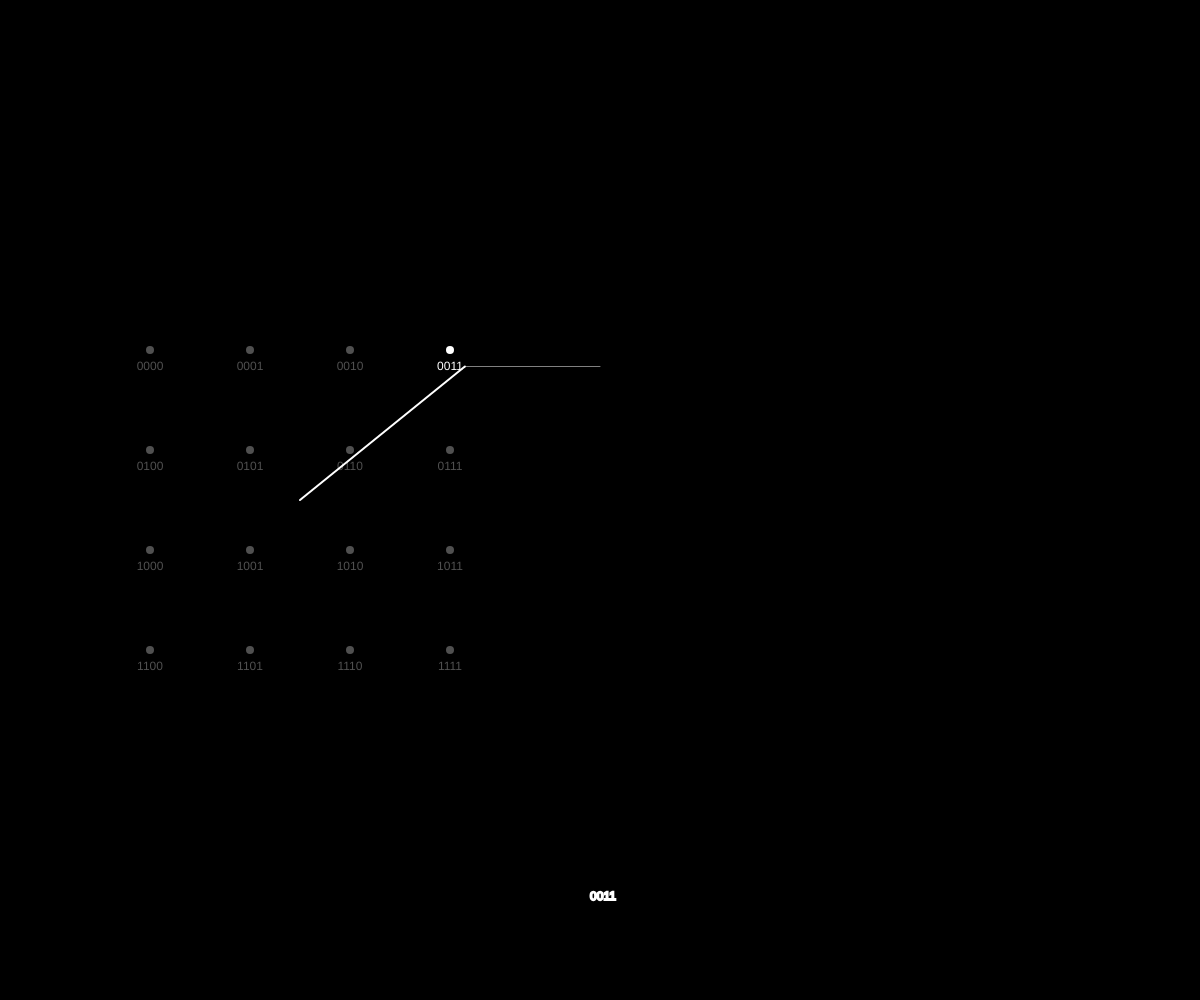
Frame 1 (no input)
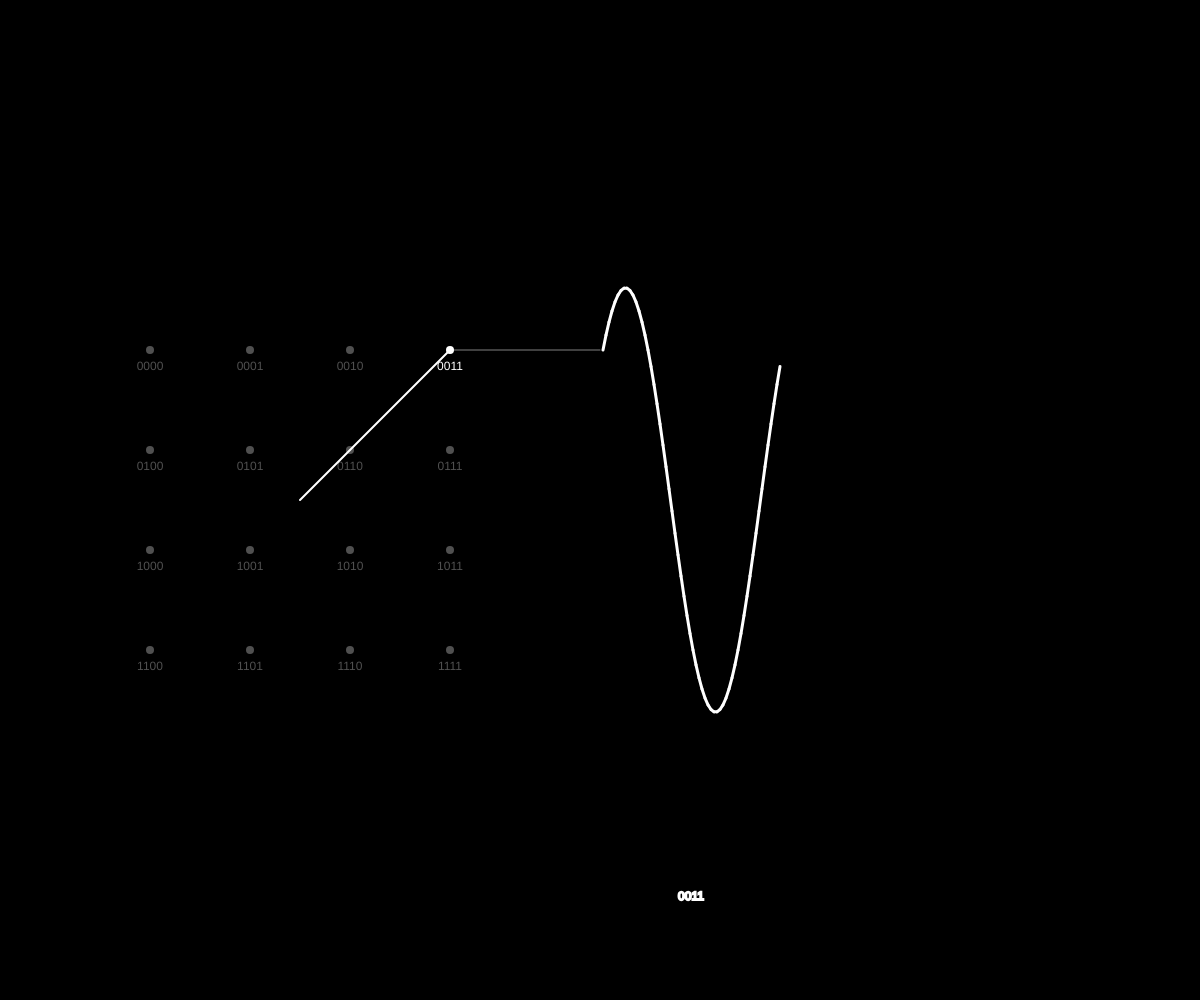
Frame 60 (no input)
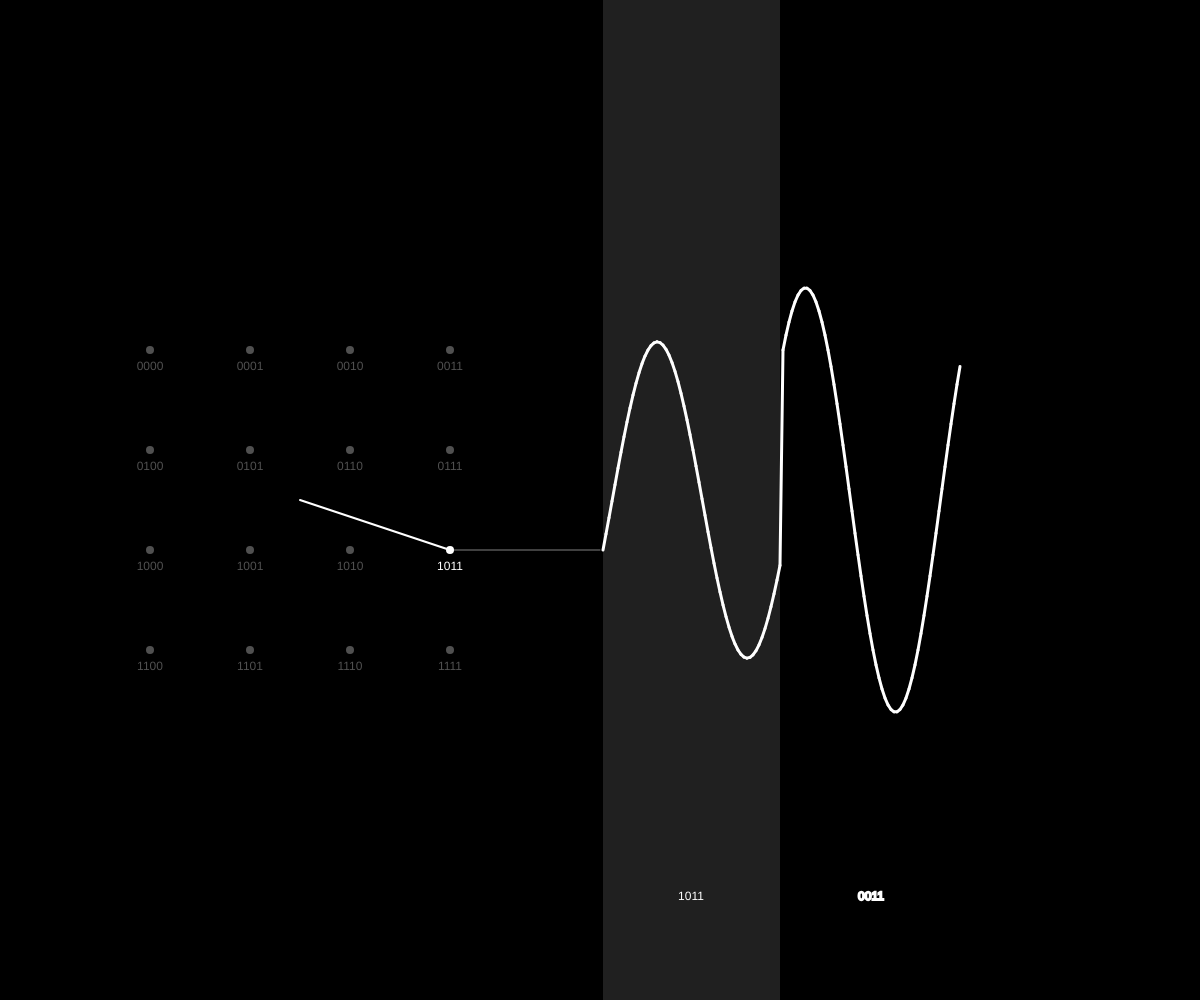
Frame 120 (the mouse pressed at the canvas centre since frame 60)

The p5.js sketch that drew these frames (run headless with seeded random() and noise() and a simulated clock; from frame 60 on, the mouse is pressed at the canvas centre):

// p5.js sketch
// ── sketch.js
// variables to play around with
let period = 1;
let speed = 3;
let mod_deg = 4; // modulation degree

let samples = [];
let constellation_points = [];
let symbol_labels = [];
let reset = false;
let has_bg = true;
let time = period - 0.0001; // hacky workaround, otherwise the samples == 0 until first reset. No idea why ¯\_(ツ)_/¯;
let scale = 100;
let sample_start_x;
let curr_sample, curr_label, curr_constell_point
let indicator, anchor;

function setup() {
  createCanvas(windowWidth, windowHeight);
  stroke(255); textAlign(CENTER);
  anchor = createVector(width / 4, height / 2);

  sample_start_x = width / 2 - anchor.x; // pow(mod_deg/2, 2)*2 + 100;

  generateConstellationPoints();
  chooseConstellationPoint();
}

function draw() {
  background(0);
  translate(anchor.x, anchor.y);

  time += deltaTime / 1000;
  reset = time >= period;
  if (reset) {
    time %= period;
    has_bg = !has_bg;
    curr_constell_point.is_selected = false;
    chooseConstellationPoint();
  }
  
  indicator.rotate(TWO_PI / frameRate() / period);
  
  // show constellation points
  noStroke(); fill(255);
  constellation_points.forEach(c_point => {
    c_point.show();
  });

  stroke(255, 128); strokeWeight(1); // horizontal
  line(indicator.x, indicator.y, sample_start_x, indicator.y);

  // create new sample
  curr_sample = new SignalSample(sample_start_x, indicator.y, speed)
  samples.push(curr_sample);

  // if sample is part of a new symbol, create a label
  if (reset) {
    curr_label = new SymbolLabel(curr_sample, curr_constell_point.data, has_bg)
    symbol_labels.push(curr_label);
  }
  try{curr_label.end_sample = curr_sample;} catch{}

  stroke(255); strokeWeight(2); // radial
  line(0, 0, indicator.x, indicator.y);
  handleSymbols();
}


function generateConstellationPoints()
{
  const OFFSET = 0.5 - (mod_deg >> 1);
  const MAX_BITS = Math.log2(mod_deg*mod_deg);
  for (let i = 0; i < mod_deg*mod_deg; i++)
  {
    const x = i % mod_deg + OFFSET;
    const y = floor(i / mod_deg) + OFFSET;

    let data = i.toString(2);
    data = "0".repeat(MAX_BITS - data.length) + data;

    constellation_points.push(new ConstellationPoint(x, y, data, scale));
  }
}

function chooseConstellationPoint()
{
  curr_constell_point = random(constellation_points);
  curr_constell_point.is_selected = true;
  const x = curr_constell_point.pos.x;
  const y = curr_constell_point.pos.y;
  indicator = createVector(x, y);
}

function handleSymbols()
{
    for (let i = 0; i < samples.length; i++) {
        const sample = samples[i];
        sample.update();

        if (sample.pos.x > width + speed) {
            samples.splice(i, 1);
        }
    }

    const smd = scale * mod_deg;
    for (let i = 0; i < symbol_labels.length; i++) {
      const symbol_label = symbol_labels[i];
      symbol_label.show(smd);
    }

    for (let i = 0; i < symbol_labels.length; i++) {
      if (symbol_labels[i].start_sample.pos.x > width + speed) {
        symbol_labels.splice(i, 1);
      }
    }

    stroke(255); strokeWeight(3);
    for (let i = 1; i < samples.length; i++) {
        const prev_sample = samples[i-1];
        const sample = samples[i];

        line(sample.pos.x, sample.pos.y, prev_sample.pos.x, prev_sample.pos.y);
    }
}

// ── ConstellationPoint.js
class ConstellationPoint
{
    constructor(x, y, data, scale) {
        this.pos = createVector(x * scale, y * scale);
        this.data = data;
        this.is_selected = false;
    }

    show() {
        noStroke();
        fill(this.is_selected ? 255 : 80);
        circle(this.pos.x, this.pos.y, 8);

        text(this.data, this.pos.x, this.pos.y + 20);
        // if (this.is_selected) {
        //     text(this.data, this.pos.x, this.pos.y + 20);
        // }
    }
}

// ── SignalSample.js
class SignalSample
{
    constructor(x, y, speed) {
        this.pos = createVector(x, y);
        this.speed = speed;
    }

    update() {
        this.pos.x += this.speed;
    }

    show() {
        point(this.pos.x, this.pos.y);
    }
}

// ── Slider.js
class Slider
{
    constructor(name, min, max, def = 1, step = 1, unit = "x", x = width/2, y = height/2) {
        this.slider = createSlider(min, max, def, step);
        this.slider.size(200, 20);
        this.slider.position(x, y);
        this.name = name;
        this.unit = unit;
        this.old_value = this.slider.value();
    }

    valueChanged() {
        const current_value = this.slider.value();
        const changed = current_value != this.old_value;
        this.old_value = current_value;
        return changed;
    }

    show(displayValue = this.slider.value()) {
        text(`${this.name} ${displayValue}${this.unit}`, this.slider.x + 100, this.slider.y - 10);
    }
}
// ── SymbolLabel.js
class SymbolLabel
{
    constructor(start_sample, data, has_bg) {
        this.start_sample = start_sample;
        this.end_sample = start_sample;
        this.data = data;
        this.has_bg = has_bg;
    }

    show(scaled_mod_deg) {
        const avg_x = (this.start_sample.pos.x + this.end_sample.pos.x) >> 1;
        
        if (this.has_bg) {
            let w = abs(this.start_sample.pos.x - this.end_sample.pos.x);
            fill(128, 64); noStroke();
            rect(this.end_sample.pos.x, -height>>1, w, height);
        }

        fill(255);
        text(this.data, avg_x, scaled_mod_deg);
    }
}
